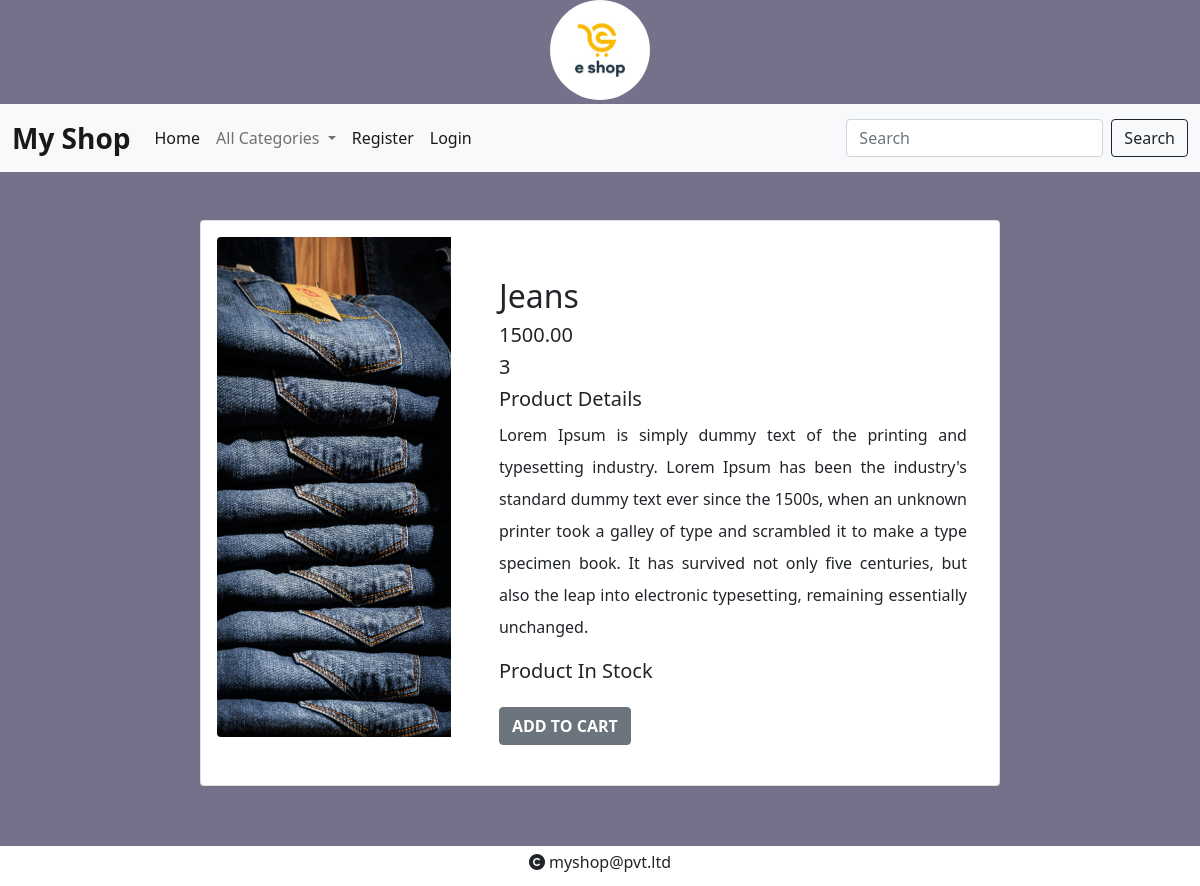
Screenshot of /details/3 with the database file from the repository.
### shop/models.py (models this page shows, shortened)
class Product(models.Model):
    name=models.CharField(max_length=20)
    desc=models.TextField()
    image=models.ImageField(upload_to="category")
    price=models.DecimalField(max_digits=10,decimal_places=2)
    stock=models.IntegerField(default=0)
    available=models.BooleanField(default=True)
    created=models.DateTimeField(auto_now_add=True)
    updated=models.DateTimeField(auto_now=True)
    category=models.ForeignKey(Category,on_delete=models.CASCADE)

### shop/views.py (the view)
# urls.py: path('details/<int:p>',views.productdetails,name='details'),
def productdetails(request,p):
    pro=Product.objects.get(id=p)
    context={'product':pro}
    return render(request,'details.html',context)

### cart/context_processors.py (called while the page is built, shortened)
def count_items(request):
    u=request.user
    count=0
    return {'c':count}

### shop/context_processors.py (called while the page is built)
def menu_links(request):
    c=Category.objects.all()
    return {'links':c}         #we can use this data globally across all webpages inside our app

### templates/details.html
{% extends 'base.html' %}
{% load static %}
{% block content %}
<div class="container mt-5" style="margin-bottom:100px;">
  <div class="card mb-3 mx-auto" style="max-width: 800px;">
  <div class="row g-0">
    <div class="col-md-4 p-3">
      <img src="{{product.image.url}}" class="rounded-start"  height="500px" width="100%" alt="...">
    </div>
    <div class="col-md-8 mt-4 p-3">
      <div class="card-body">
        <h2 class="card-title">{{product.name}}</h2>
        <h5>{{product.price}}</h5>
        <h5>{{product.stock}}</h5>
        <h5>Product Details</h5>
        <p class="card-text" style="line-height:2;text-align:justify;">{{product.desc}}</p>
        {% if user.is_superuser == True %}
        {% if product.stock > 0 %}
        <h5>Product In stock</h5>
        <a href="{% url 'shop:addstock' product.id %}" class="btn btn-secondary fw-bold mt-3 mb-2">ADD STOCK</a>
        {% else %}
        <h5>Product out of stock</h5>
        <a href="{% url 'shop:addstock' product.id %}" class="btn btn-secondary fw-bold mt-3 mb-2">ADD STOCK</a>
        {% endif %}
        {% else %}
        {% if product.stock > 0 %}
        <h5>Product In Stock</h5>
       <a href="{% url 'cart:addtocart' product.id %}" class="btn btn-secondary fw-bold mt-3 mb-2">ADD TO CART</a>
        {% else %}
        <h5>Out of stock</h5>
        {% endif %}
        {% endif %}
      </div>
    </div>
  </div>
</div>
</div>
{% endblock %}

### static/css/style.css (style rules this page uses)
body { background-color:#76718a; }

### rows the page displays
Product: image (picture), name "Jeans", price "1500.00", stock "3", desc "Lorem Ipsum is simply dummy text of the printing and typesetting industry. Lorem Ipsum has been the industry's standard dummy text ever since the 1500s, when an unknown printer took a galley of type and scrambled it to make a type specimen book. It has survived not only five centuries, but also the leap into electronic typesetting, remaining essentially unchanged."
